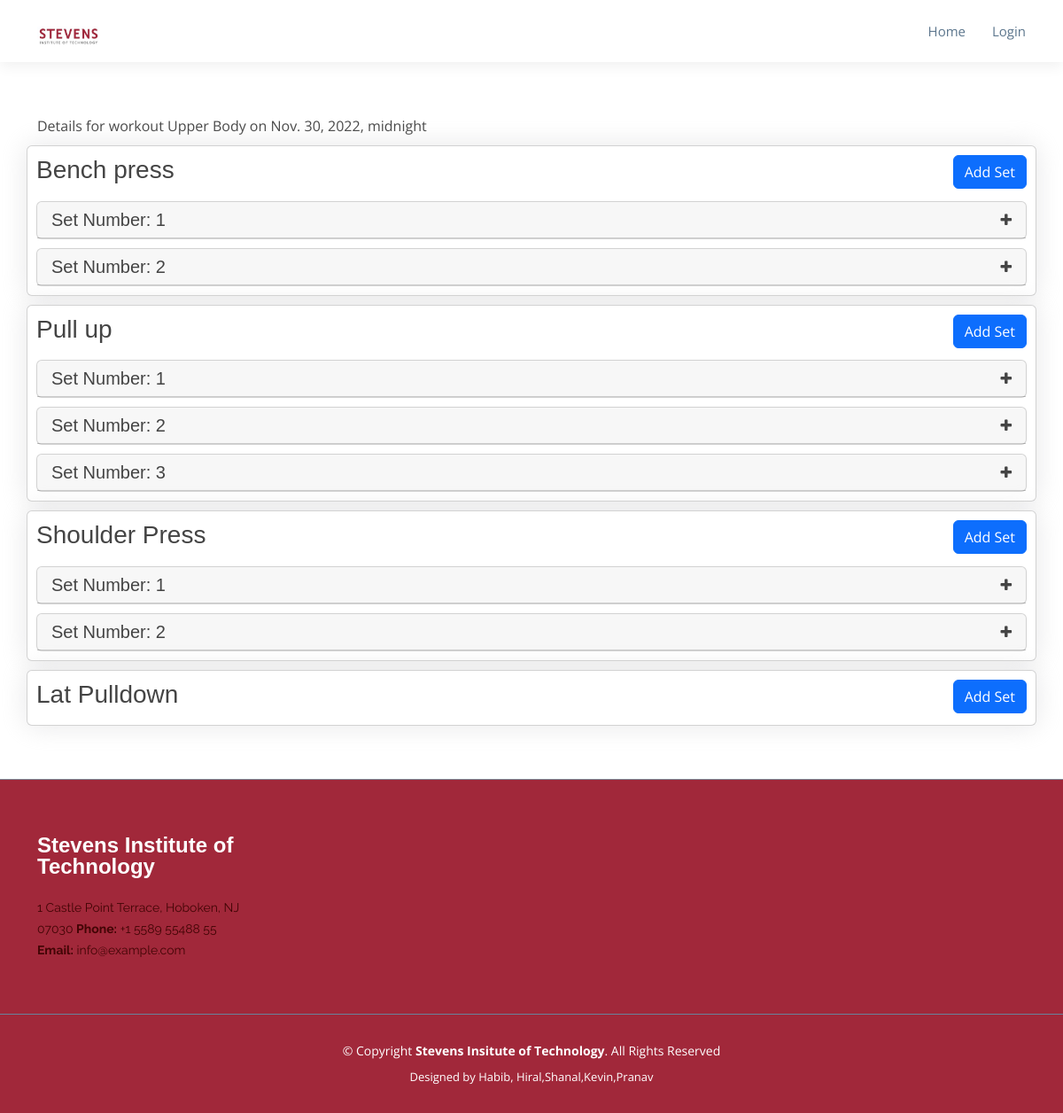
The app's page /workout/1 with its own data.
### base/models.py (models this page shows, shortened)
class Workout(models.Model):
    workout_name = models.CharField(null=False, max_length=255)
    created_date_time = models.DateTimeField(auto_now_add=True)
    updated_date_time = models.DateTimeField(auto_now=True)
    workout_date = models.DateTimeField()
    user = models.ForeignKey(User, on_delete=models.CASCADE, default=None)

class Exercise(models.Model):
    exercise_name = models.CharField(null=False, max_length=255)
    created_date_time = models.DateTimeField(auto_now_add=True)
    updated_date_time = models.DateTimeField(auto_now=True)
    exercise_date = models.DateTimeField()
    workout = models.ForeignKey(Workout, on_delete=models.CASCADE)

class Set(models.Model):
    set_number = models.IntegerField(default=1, null=False)
    num_repititions = models.IntegerField(null=True)
    weight = models.FloatField(null=True, blank=True)
    notes = models.TextField(null=True, blank=True)
    created_date_time = models.DateTimeField(auto_now_add=True, blank=True)
    updated_date_time = models.DateTimeField(auto_now=True, blank=True)
    exercise = models.ForeignKey(Exercise, on_delete=models.CASCADE)

### base/views.py (the view)
# urls.py: path('workout/<str:pk>', views.workout, name="workout"),
def workout(request, pk):
    workout = Workout.objects.get(id=pk)
    if workout is not None:
        exercises = Exercise.objects.filter(workout=pk)
        for exercise in exercises:
            sets = Set.objects.filter(exercise=exercise.id)
            exercise.sets = sets
        context = {
            'workout': workout,
            'exercises': exercises,
            'range': range(1, 13)
        }
        return render(request, 'base/workout.html', context)
    else:
        return render(request, 'base/404.html', context={
            'msg': 'It looks like you do not have any Workouts scheduled'
        })

### base/templates/base/workout.html (shortened to what this page needs)
{% load static %}
<!DOCTYPE html>
<html lang="en">
<head>
  <link href="{% static 'home/vendor/animate.css/animate.min.css' %}" rel="stylesheet">
  <link href="{% static 'home/vendor/aos/aos.css' %}" rel="stylesheet">
  <link href="{% static 'home/vendor/bootstrap/css/bootstrap.min.css' %}" rel="stylesheet">
  <link href="{% static 'home/vendor/bootstrap-icons/bootstrap-icons.css' %}" rel="stylesheet">
  <link href="{% static 'home/vendor/boxicons/css/boxicons.min.css' %}" rel="stylesheet">
  <link href="{% static 'home/vendor/glightbox/css/glightbox.min.css' %}" rel="stylesheet">
  <link href="{% static 'home/vendor/swiper/swiper-bundle.min.css' %}" rel="stylesheet">
  <link rel="stylesheet" href="https://cdnjs.cloudflare.com/ajax/libs/font-awesome/4.7.0/css/font-awesome.min.css">
  <link href="{% static 'home/css/style.css' %}" rel="stylesheet">
  <link href="{% static 'home/css/style2.css' %}" rel="stylesheet">
</head>
<body>
    <header id="header" class="d-flex align-items-center">
        <div class="container d-flex align-items-center">
        <div class="logo me-auto">
        <a href="/"><img src="{% static 'home/img/logo/logo-1.jpg' %}" alt="" class="img-fluid"></a>
        </div>
        {% include 'base/navbar.html' %}
        </div>
    </header>
    <section id="workout">
        <div class="container">
            Details for workout {{workout.workout_name}} on {{workout.workout_date}}
            {% for exercise in exercises %}
            <div class="row">
                <div class="card" style="padding: 10px; margin-top: 10px; color: #444; box-shadow: 0 0 30px rgba(214, 215, 216, 0.6);">
                    <div class="d-flex justify-content-between">
                        <div>
                            <h3>
                                {{exercise.exercise_name}}
                            </h3>
                        </div>
                        <div>
                            <button class="btn btn-primary">Add Set</button>
                        </div>
                    </div>
                    {% for set in exercise.sets %}
                    <div style="margin-top: 10px;">
                        <div class="card">
                          <div class="card-header" onclick="hideAndShowSets('{{set.id}}')">
                            <div class="d-flex justify-content-between">
                                <div>
                                    <h5 class="mb-0">
                                        Set Number: {{set.set_number}}
                                    </h5>
                                </div>
                                <div id="icon-{{set.id}}">
                                    <i class="fa fa-plus"></i>
                                </div>
                            </div>
                          </div>
                        </div>
                    </div>
                    {% endfor %}
                </div>
            </div>
            {% endfor %}
        </div>
    </section>
     <footer id="footer">
        <div class="footer-top">
        <div class="container">
            <div class="row">
            <div class="col-lg-3 col-md-6 footer-info">
                <h3>Stevens Institute of Technology</h3>
                <p>
                1 Castle Point Terrace, Hoboken, NJ 07030
                <strong>Phone:</strong> +1 5589 55488 55<br>
                <strong>Email:</strong> info@example.com<br>
                </p>
                </div>
            </div>
            </div>
        </div>
        <div class="container">
        <div class="copyright">
            &copy; Copyright <strong><span>Stevens Insitute of Technology</span></strong>. All Rights Reserved
        </div>
        <div class="credits">
            Designed by Habib, Hiral,Shanal,Kevin,Pranav</a>
        </div>
        </div>
    </footer>
</body>

### base/static/home/css/style.css (style rules this page uses)
body { font-family: "Open Sans", sans-serif; color: #444; }
a { color: red; text-decoration: none; }
h1, h2, h3, h4, h5, h6, .font-primary { font-family: "Arial", sans-serif; }
#header { height: 70px; background: #fff; z-index: 997; box-shadow: 0px 5px 15px 0px rgba(0, 0, 0, 0.06); }
#header .logo img { padding: 0; margin: 0; max-height: 40px; }
.scrolled-offset { margin-top: 70px; }
section { padding: 60px 0; overflow: hidden; }
#footer { background: rgb(161, 40, 58); padding: 0 0 30px 0; color: #fff; font-size: 14px; }
#footer .footer-top { background: rgb(161, 40, 58); border-top: 1px solid #7b8894; border-bottom: 1px solid #67839c; padding: 60px 0 30px 0; }
#footer .footer-top .footer-info { margin-bottom: 30px; }
#footer .footer-top .footer-info h3 { font-size: 24px; margin: 0 0 20px 0; padding: 2px 0 2px 0; line-height: 1; font-weight: 700; }
#footer .footer-top .footer-info p { font-size: 14px; line-height: 24px; margin-bottom: 0; font-family: "Raleway", sans-serif; color: rgb(66, 5, 5); }
#footer .copyright { text-align: center; padding-top: 30px; }
#footer .credits { padding-top: 10px; text-align: center; font-size: 13px; color: #fff; }

### records on screen
Workout: workout_name "Upper Body", workout_date "Nov. 30, 2022, midnight"
Exercise: exercise_name "Bench press"
Set: set_number "1"
Set: set_number "2"
Exercise: exercise_name "Pull up"
Set: set_number "1"
Set: set_number "2"
Set: set_number "3"
Exercise: exercise_name "Shoulder Press"
Set: set_number "1"
Set: set_number "2"
Exercise: exercise_name "Lat Pulldown"
